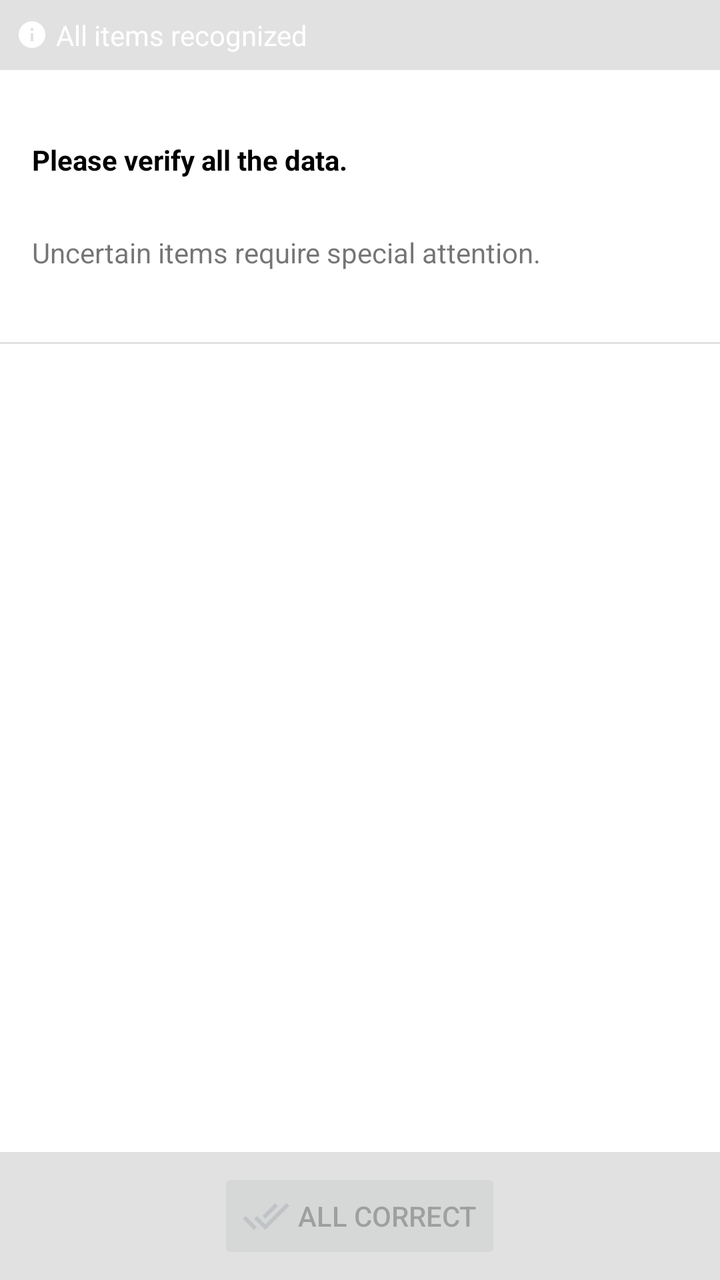
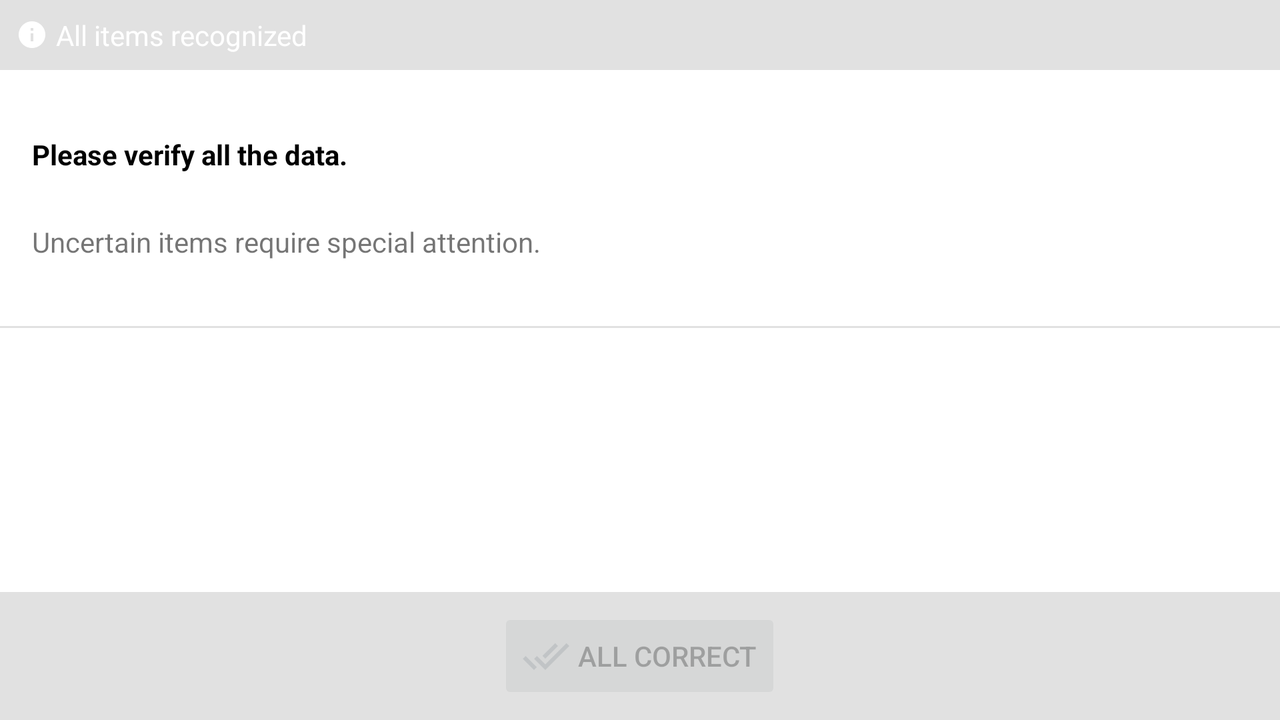

The same Android screen from two of the app's own layout files: first res/layout/ as a phone draws it, then the repository's variant for another configuration, drawn on a device whose configuration selects that folder. Both files follow.
<!-- AndroidManifest.xml: application theme AppTheme -->
<!-- res/layout/fragment_document_review.xml -->
<?xml version="1.0" encoding="utf-8"?>
<RelativeLayout xmlns:android="http://schemas.android.com/apk/res/android"
    xmlns:app="http://schemas.android.com/apk/res-auto"
    xmlns:tools="http://schemas.android.com/tools"
    android:layout_width="match_parent"
    android:layout_height="match_parent">

    <LinearLayout
        android:layout_width="match_parent"
        android:layout_height="match_parent"
        android:background="@color/common_background"
        android:orientation="vertical">

        <TextView
            android:id="@+id/info_bar"
            android:layout_width="match_parent"
            android:layout_height="wrap_content"
            android:drawablePadding="4dp"
            android:padding="8dp"
            android:textAppearance="@style/TextAppearance.AppCompat.Small.Inverse"
            android:textColor="@color/document_review_info_bar_text"
            tools:drawableLeft="@drawable/ic_info_white_16dp"
            tools:text="All items recognized" />

        <androidx.constraintlayout.widget.ConstraintLayout
            android:layout_width="match_parent"
            android:layout_height="wrap_content"
            android:layout_marginBottom="1dp"
            android:background="@color/document_review_background">

            <TextView
                android:id="@+id/title"
                android:layout_width="0dp"
                android:layout_height="wrap_content"
                android:paddingLeft="16dp"
                android:paddingTop="16dp"
                android:paddingRight="16dp"
                android:paddingBottom="4dp"
                android:text="@string/document_review_title"
                android:textAppearance="@style/TextAppearance.AppCompat.Small"
                android:textColor="@color/document_review_title"
                android:textStyle="bold"
                app:layout_constraintBottom_toTopOf="@+id/subtitle"
                app:layout_constraintEnd_toStartOf="@+id/document_front_image"
                app:layout_constraintStart_toStartOf="parent"
                app:layout_constraintTop_toTopOf="parent" />

            <TextView
                android:id="@+id/subtitle"
                android:layout_width="0dp"
                android:layout_height="wrap_content"
                android:paddingLeft="16dp"
                android:paddingTop="4dp"
                android:paddingRight="16dp"
                android:paddingBottom="16dp"
                android:textAppearance="@style/TextAppearance.AppCompat.Small"
                app:layout_constraintBottom_toBottomOf="parent"
                app:layout_constraintEnd_toStartOf="@+id/document_front_image"
                app:layout_constraintStart_toStartOf="parent"
                app:layout_constraintTop_toBottomOf="@+id/title"
                tools:text="Uncertain items require special attention." />

            <ImageView
                android:id="@+id/document_back_image"
                android:layout_width="wrap_content"
                android:layout_height="128dp"
                android:layout_marginStart="32dp"
                android:layout_marginLeft="32dp"
                android:layout_marginTop="8dp"
                android:adjustViewBounds="true"
                android:padding="16dp"
                app:layout_constraintBottom_toBottomOf="parent"
                app:layout_constraintEnd_toEndOf="parent"
                app:layout_constraintStart_toEndOf="@+id/title"
                app:layout_constraintTop_toTopOf="parent"
                tools:ignore="ContentDescription" />

            <ImageView
                android:id="@+id/document_front_image"
                android:layout_width="wrap_content"
                android:layout_height="128dp"
                android:layout_marginEnd="32dp"
                android:layout_marginRight="32dp"
                android:layout_marginBottom="8dp"
                android:adjustViewBounds="true"
                android:padding="16dp"
                app:layout_constraintBottom_toBottomOf="parent"
                app:layout_constraintEnd_toEndOf="parent"
                app:layout_constraintStart_toEndOf="@+id/title"
                app:layout_constraintTop_toTopOf="parent"
                tools:ignore="ContentDescription" />

        </androidx.constraintlayout.widget.ConstraintLayout>

        <androidx.recyclerview.widget.RecyclerView
            android:id="@+id/recycler_view"
            android:layout_width="match_parent"
            android:layout_height="0dp"
            android:layout_weight="1"
            android:background="@color/document_review_background"
            tools:listitem="@layout/fragment_document_review_item_field" />

        <Button
            android:id="@+id/confirm"
            style="@style/Widget.Dot.Button.Colored"
            android:layout_width="wrap_content"
            android:layout_height="wrap_content"
            android:layout_gravity="center_horizontal"
            android:layout_margin="8dp"
            android:drawableStart="@drawable/ic_done_all_24dp"
            android:drawableLeft="@drawable/ic_done_all_24dp"
            android:drawablePadding="4dp"
            android:enabled="false"
            android:text="@string/document_review_button_confirm" />

    </LinearLayout>

    <FrameLayout
        android:id="@+id/edit_frame"
        android:layout_width="match_parent"
        android:layout_height="match_parent"
        android:alpha="0"
        android:background="#a0000000"
        android:visibility="gone">

        <androidx.constraintlayout.widget.ConstraintLayout
            android:id="@+id/edit_container"
            android:layout_width="match_parent"
            android:layout_height="match_parent"
            android:alpha="0"
            android:visibility="gone">

            <FrameLayout
                android:id="@+id/document_image_detail_container"
                android:layout_width="0dp"
                android:layout_height="0dp"
                app:layout_constraintBottom_toTopOf="@+id/field"
                app:layout_constraintEnd_toEndOf="parent"
                app:layout_constraintStart_toStartOf="parent"
                app:layout_constraintTop_toTopOf="parent">

                <ImageView
                    android:id="@+id/document_image_detail"
                    android:layout_width="match_parent"
                    android:layout_height="match_parent"
                    android:adjustViewBounds="true"
                    tools:ignore="ContentDescription" />

                <View
                    android:id="@+id/document_image_detail_overlay"
                    android:layout_width="0dp"
                    android:layout_height="0dp"
                    android:layout_gravity="center"
                    android:background="@drawable/bg_stroke_3dp_error_white_radius_4dp"
                    android:visibility="gone" />

                <FrameLayout
                    android:id="@+id/document_image_detail_warning_icon"
                    android:layout_width="0dp"
                    android:layout_height="0dp"
                    android:layout_gravity="center"
                    android:visibility="gone">

                    <ImageView
                        android:layout_width="wrap_content"
                        android:layout_height="wrap_content"
                        android:adjustViewBounds="true"
                        android:src="@drawable/ic_error_red2_16dp"
                        tools:ignore="ContentDescription" />

                </FrameLayout>

            </FrameLayout>

            <LinearLayout
                android:id="@+id/field"
                android:layout_width="0dp"
                android:layout_height="wrap_content"
                android:background="@color/document_review_background"
                android:gravity="center_horizontal"
                android:orientation="vertical"
                android:padding="16dp"
                app:layout_constraintBottom_toBottomOf="parent"
                app:layout_constraintEnd_toEndOf="parent"
                app:layout_constraintStart_toStartOf="parent">

                <TextView
                    android:id="@+id/name"
                    android:layout_width="wrap_content"
                    android:layout_height="wrap_content"
                    android:textAppearance="@style/TextAppearance.AppCompat.Small"
                    android:textColor="?attr/colorPrimary"
                    tools:text="Personal No." />

                <com.innovatrics.android.dot.sample.view.DocumentReviewEditText
                    android:id="@+id/value"
                    android:layout_width="wrap_content"
                    android:layout_height="wrap_content"
                    android:background="@android:color/transparent"
                    android:imeOptions="actionDone"
                    android:inputType="textNoSuggestions"
                    android:textAppearance="@style/TextAppearance.AppCompat.Medium"
                    tools:text="123456/1234" />

            </LinearLayout>

        </androidx.constraintlayout.widget.ConstraintLayout>

    </FrameLayout>

</RelativeLayout>
<!-- res/layout/fragment_document_review_item_field.xml (included above) -->
<?xml version="1.0" encoding="utf-8"?>
<RelativeLayout xmlns:android="http://schemas.android.com/apk/res/android"
    xmlns:tools="http://schemas.android.com/tools"
    android:layout_width="match_parent"
    android:layout_height="wrap_content"
    android:background="@color/document_review_background"
    android:paddingLeft="8dp"
    android:paddingRight="8dp">

    <LinearLayout
        android:id="@+id/container"
        android:layout_width="match_parent"
        android:layout_height="wrap_content"
        android:layout_margin="8dp"
        android:orientation="vertical"
        android:padding="8dp">

        <TextView
            android:id="@+id/name"
            android:layout_width="match_parent"
            android:layout_height="wrap_content"
            android:textAppearance="@style/TextAppearance.AppCompat.Small"
            android:textColor="?attr/colorPrimary"
            tools:text="Personal No." />

        <TextView
            android:id="@+id/value"
            android:layout_width="match_parent"
            android:layout_height="wrap_content"
            android:textAppearance="@style/TextAppearance.AppCompat.Medium"
            tools:text="123456/1234" />

    </LinearLayout>

    <ImageView
        android:id="@+id/icon"
        android:layout_width="wrap_content"
        android:layout_height="wrap_content"
        android:adjustViewBounds="true"
        android:src="@drawable/ic_error_red_16dp"
        android:visibility="gone"
        tools:ignore="ContentDescription" />

</RelativeLayout>
<!-- resources referenced by this layout -->
<resources>
  <color name="common_background">#e1e1e1</color>
  <color name="document_review_background">#ffffffff</color>
  <color name="document_review_info_bar_text">#ffffffff</color>
  <color name="document_review_title">#ff000000</color>
  <!-- drawable bg_stroke_3dp_error_white_radius_4dp (drawable) -->
  <?xml version="1.0" encoding="utf-8"?>
  <layer-list xmlns:android="http://schemas.android.com/apk/res/android">
  
      <item android:drawable="@drawable/bg_stroke_2dp_error_radius_4dp" />
  
      <item
          android:bottom="2dp"
          android:drawable="@drawable/bg_stroke_1dp_white_radius_4dp"
          android:left="2dp"
          android:right="2dp"
          android:top="2dp" />
  
  </layer-list>
  <!-- drawable ic_done_all_24dp (drawable) -->
  <?xml version="1.0" encoding="utf-8"?>
  <selector xmlns:android="http://schemas.android.com/apk/res/android">
  
      <item android:drawable="@drawable/ic_done_all_white_24dp" android:state_enabled="true" />
      <item android:drawable="@drawable/ic_done_all_gray_24dp" android:state_enabled="false" />
  
  </selector>
  <!-- drawable ic_error_red_16dp (drawable) -->
  <vector xmlns:android="http://schemas.android.com/apk/res/android"
      android:width="16dp"
      android:height="16dp"
      android:viewportHeight="24.0"
      android:viewportWidth="24.0">
  
      <path
          android:fillColor="#FFdb4437"
          android:pathData="M12,2C6.48,2 2,6.48 2,12s4.48,10 10,10 10,-4.48 10,-10S17.52,2 12,2zM13,17h-2v-2h2v2zM13,13h-2L11,7h2v6z" />
  
  </vector>
  <!-- drawable ic_info_white_16dp (drawable) -->
  <vector xmlns:android="http://schemas.android.com/apk/res/android"
      android:width="16dp"
      android:height="16dp"
      android:viewportHeight="24.0"
      android:viewportWidth="24.0">
  
      <path
          android:fillColor="#FFFFFFFF"
          android:pathData="M12,2C6.48,2 2,6.48 2,12s4.48,10 10,10 10,-4.48 10,-10S17.52,2 12,2zM13,17h-2v-6h2v6zM13,9h-2L11,7h2v2z" />
  
  </vector>
  <string name="document_review_button_confirm">All correct</string>
  <string name="document_review_title">Please verify all the data.</string>
  <style name="AppTheme" parent="Theme.AppCompat.DayNight.NoActionBar">
          
          <item name="android:editTextBackground">@drawable/rn_edit_text_material</item>
          <item name="colorPrimary">#ff00bfb2</item>
      </style>
  <!-- drawable bg_stroke_2dp_error_radius_4dp (drawable) -->
  <?xml version="1.0" encoding="utf-8"?>
  <shape xmlns:android="http://schemas.android.com/apk/res/android">
  
      <stroke
          android:width="2dp"
          android:color="@color/common_error" />
  
      <corners android:radius="4dp" />
  
  </shape>
  <!-- drawable bg_stroke_1dp_white_radius_4dp (drawable) -->
  <?xml version="1.0" encoding="utf-8"?>
  <shape xmlns:android="http://schemas.android.com/apk/res/android">
  
      <stroke
          android:width="1dp"
          android:color="@android:color/white" />
  
      <corners android:radius="4dp" />
  
  </shape>
  <!-- drawable ic_done_all_white_24dp (drawable) -->
  <vector xmlns:android="http://schemas.android.com/apk/res/android"
      android:width="24dp"
      android:height="24dp"
      android:viewportHeight="24.0"
      android:viewportWidth="24.0">
  
      <path
          android:fillColor="#FFFFFFFF"
          android:pathData="M18,7l-1.41,-1.41 -6.34,6.34 1.41,1.41L18,7zM22.24,5.59L11.66,16.17 7.48,12l-1.41,1.41L11.66,19l12,-12 -1.42,-1.41zM0.41,13.41L6,19l1.41,-1.41L1.83,12 0.41,13.41z" />
  
  </vector>
  <!-- drawable ic_done_all_gray_24dp (drawable) -->
  <vector xmlns:android="http://schemas.android.com/apk/res/android"
      android:width="24dp"
      android:height="24dp"
      android:viewportHeight="24.0"
      android:viewportWidth="24.0">
  
      <path
          android:fillColor="#ffc1c4c6"
          android:pathData="M18,7l-1.41,-1.41 -6.34,6.34 1.41,1.41L18,7zM22.24,5.59L11.66,16.17 7.48,12l-1.41,1.41L11.66,19l12,-12 -1.42,-1.41zM0.41,13.41L6,19l1.41,-1.41L1.83,12 0.41,13.41z" />
  
  </vector>
  <color name="common_error">#dc4431</color>
</resources>
<!-- res/layout-land/fragment_document_review.xml (the repository's variant of the layout above) -->
<!-- drawn on the phone turned sideways -->
<?xml version="1.0" encoding="utf-8"?>
<RelativeLayout xmlns:android="http://schemas.android.com/apk/res/android"
    xmlns:app="http://schemas.android.com/apk/res-auto"
    xmlns:tools="http://schemas.android.com/tools"
    android:layout_width="match_parent"
    android:layout_height="match_parent">

    <LinearLayout
        android:layout_width="match_parent"
        android:layout_height="match_parent"
        android:background="@color/common_background"
        android:orientation="vertical">

        <TextView
            android:id="@+id/info_bar"
            android:layout_width="match_parent"
            android:layout_height="wrap_content"
            android:drawablePadding="4dp"
            android:padding="8dp"
            android:textAppearance="@style/TextAppearance.AppCompat.Small.Inverse"
            android:textColor="@color/document_review_info_bar_text"
            tools:drawableLeft="@drawable/ic_info_white_16dp"
            tools:text="All items recognized" />

        <androidx.constraintlayout.widget.ConstraintLayout
            android:layout_width="match_parent"
            android:layout_height="wrap_content"
            android:layout_marginBottom="1dp"
            android:background="@color/document_review_background">

            <TextView
                android:id="@+id/title"
                android:layout_width="0dp"
                android:layout_height="wrap_content"
                android:paddingLeft="16dp"
                android:paddingTop="16dp"
                android:paddingRight="16dp"
                android:paddingBottom="4dp"
                android:text="@string/document_review_title"
                android:textAppearance="@style/TextAppearance.AppCompat.Small"
                android:textColor="@color/document_review_title"
                android:textStyle="bold"
                app:layout_constraintBottom_toTopOf="@+id/subtitle"
                app:layout_constraintEnd_toStartOf="@+id/document_front_image"
                app:layout_constraintStart_toStartOf="parent"
                app:layout_constraintTop_toTopOf="parent" />

            <TextView
                android:id="@+id/subtitle"
                android:layout_width="0dp"
                android:layout_height="wrap_content"
                android:paddingLeft="16dp"
                android:paddingTop="4dp"
                android:paddingRight="16dp"
                android:paddingBottom="16dp"
                android:textAppearance="@style/TextAppearance.AppCompat.Small"
                app:layout_constraintBottom_toBottomOf="parent"
                app:layout_constraintEnd_toStartOf="@+id/document_front_image"
                app:layout_constraintStart_toStartOf="parent"
                app:layout_constraintTop_toBottomOf="@+id/title"
                tools:text="Uncertain items require special attention." />

            <ImageView
                android:id="@+id/document_front_image"
                android:layout_width="wrap_content"
                android:layout_height="128dp"
                android:adjustViewBounds="true"
                android:padding="16dp"
                app:layout_constraintBottom_toBottomOf="parent"
                app:layout_constraintEnd_toStartOf="@+id/document_back_image"
                app:layout_constraintStart_toEndOf="@+id/title"
                app:layout_constraintTop_toTopOf="parent"
                tools:ignore="ContentDescription" />

            <ImageView
                android:id="@+id/document_back_image"
                android:layout_width="wrap_content"
                android:layout_height="128dp"
                android:adjustViewBounds="true"
                android:padding="16dp"
                app:layout_constraintBottom_toBottomOf="parent"
                app:layout_constraintEnd_toEndOf="parent"
                app:layout_constraintStart_toEndOf="@+id/document_front_image"
                app:layout_constraintTop_toTopOf="parent"
                tools:ignore="ContentDescription" />

        </androidx.constraintlayout.widget.ConstraintLayout>

        <androidx.recyclerview.widget.RecyclerView
            android:id="@+id/recycler_view"
            android:layout_width="match_parent"
            android:layout_height="0dp"
            android:layout_weight="1"
            android:background="@color/document_review_background"
            tools:listitem="@layout/fragment_document_review_item_field" />

        <Button
            android:id="@+id/confirm"
            android:layout_width="wrap_content"
            android:layout_height="wrap_content"
            android:layout_gravity="center_horizontal"
            android:layout_margin="8dp"
            android:drawableStart="@drawable/ic_done_all_24dp"
            android:drawableLeft="@drawable/ic_done_all_24dp"
            android:drawablePadding="4dp"
            android:enabled="false"
            android:text="@string/document_review_button_confirm" />

    </LinearLayout>

    <FrameLayout
        android:id="@+id/edit_frame"
        android:layout_width="match_parent"
        android:layout_height="match_parent"
        android:alpha="0"
        android:background="#a0000000"
        android:visibility="gone">

        <androidx.constraintlayout.widget.ConstraintLayout
            android:id="@+id/edit_container"
            android:layout_width="match_parent"
            android:layout_height="match_parent"
            android:alpha="0"
            android:visibility="gone">

            <FrameLayout
                android:id="@+id/document_image_detail_container"
                android:layout_width="0dp"
                android:layout_height="0dp"
                app:layout_constraintBottom_toTopOf="@+id/field"
                app:layout_constraintEnd_toEndOf="parent"
                app:layout_constraintStart_toStartOf="parent"
                app:layout_constraintTop_toTopOf="parent">

                <ImageView
                    android:id="@+id/document_image_detail"
                    android:layout_width="match_parent"
                    android:layout_height="match_parent"
                    android:adjustViewBounds="true"
                    tools:ignore="ContentDescription" />

                <View
                    android:id="@+id/document_image_detail_overlay"
                    android:layout_width="0dp"
                    android:layout_height="0dp"
                    android:layout_gravity="center"
                    android:background="@drawable/bg_stroke_3dp_error_white_radius_4dp"
                    android:visibility="gone" />

                <FrameLayout
                    android:id="@+id/document_image_detail_warning_icon"
                    android:layout_width="0dp"
                    android:layout_height="0dp"
                    android:layout_gravity="center"
                    android:visibility="gone">

                    <ImageView
                        android:layout_width="wrap_content"
                        android:layout_height="wrap_content"
                        android:adjustViewBounds="true"
                        android:src="@drawable/ic_error_red2_16dp"
                        tools:ignore="ContentDescription" />

                </FrameLayout>

            </FrameLayout>

            <LinearLayout
                android:id="@+id/field"
                android:layout_width="0dp"
                android:layout_height="wrap_content"
                android:background="@color/document_review_background"
                android:gravity="center_horizontal"
                android:orientation="vertical"
                android:padding="16dp"
                app:layout_constraintBottom_toBottomOf="parent"
                app:layout_constraintEnd_toEndOf="parent"
                app:layout_constraintStart_toStartOf="parent">

                <TextView
                    android:id="@+id/name"
                    android:layout_width="wrap_content"
                    android:layout_height="wrap_content"
                    android:textAppearance="@style/TextAppearance.AppCompat.Small"
                    android:textColor="?attr/colorPrimary"
                    tools:text="Personal No." />

                <com.innovatrics.android.dot.sample.view.DocumentReviewEditText
                    android:id="@+id/value"
                    android:layout_width="wrap_content"
                    android:layout_height="wrap_content"
                    android:background="@android:color/transparent"
                    android:imeOptions="actionDone"
                    android:inputType="textNoSuggestions"
                    android:textAppearance="@style/TextAppearance.AppCompat.Medium"
                    tools:text="123456/1234" />

            </LinearLayout>

        </androidx.constraintlayout.widget.ConstraintLayout>

    </FrameLayout>

</RelativeLayout>
